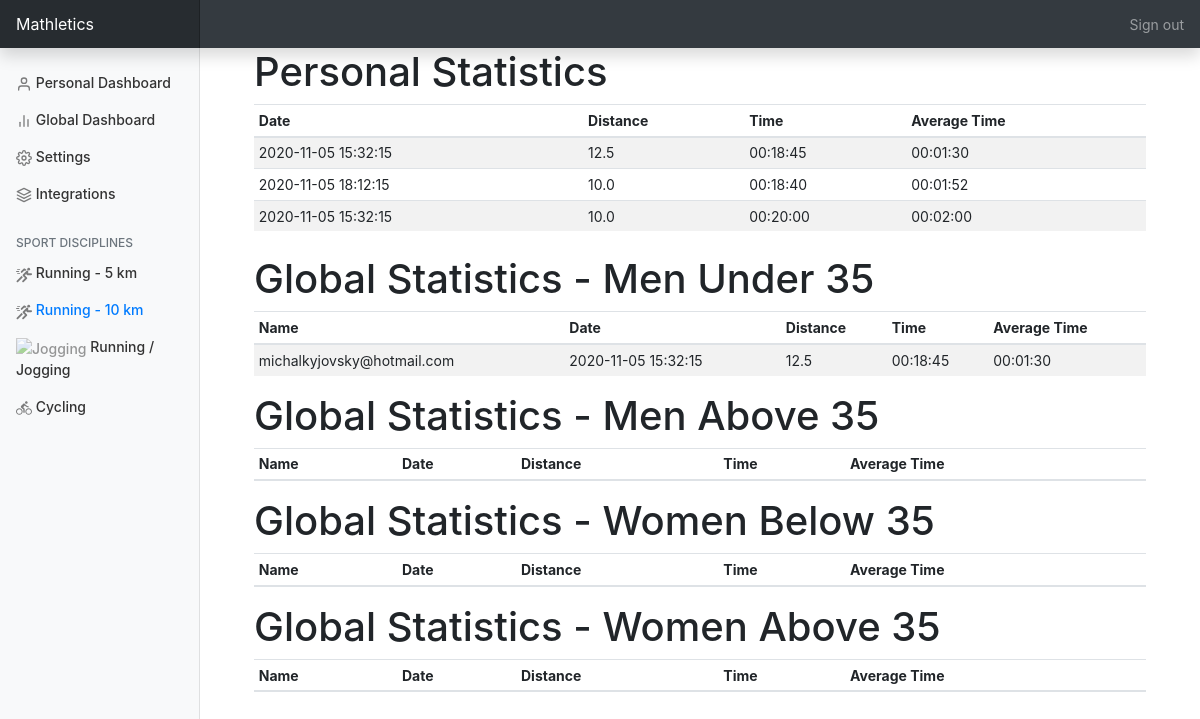
The page /running_10_km (signed in) on the database its author committed.
### mast/models.py (models this page shows, shortened)
class Activity(db.Model):
    id = db.Column(db.Integer, primary_key=True, autoincrement=True)
    datetime = db.Column(db.DateTime, nullable=False)
    distance = db.Column(db.Float, nullable=False)
    duration = db.Column(db.Time, nullable=False)
    average_duration_per_km = db.Column(db.Time, nullable=False)
    type = db.Column(db.Enum(ActivityType), nullable=False)
    user_id = db.Column(db.Integer, db.ForeignKey('user.id'), nullable=False)

class User(db.Model, UserMixin):
    id = db.Column(db.Integer, primary_key=True, autoincrement=True)
    email = db.Column(db.String(120), unique=True, nullable=False)
    password = db.Column(db.String(60), nullable=False)
    first_name = db.Column(db.String(20), nullable=False, default='')
    last_name = db.Column(db.String(50), nullable=False, default='')
    display_name = db.Column(db.String(50))
    sex = db.Column(db.Enum(Sex))
    age = db.Column(db.Enum(Age))
    anonymous = db.Column(db.Boolean, nullable=False, default=False)
    type = db.Column(db.Enum(UserType))
    uk_id = db.Column(db.String(10))
    verified = db.Column(db.Boolean, nullable=False, default=False)
    shirt_size = db.Column(db.String(100))
    competing = db.Column(db.Boolean, nullable=False, default=True)
    activities = db.relationship('Activity', backref='user', lazy=True)

### mast/views.py (the view)
@app.route('/running_10_km')
@login_required
def running_10_km():
    session = mast.queries.Queries()
    user_ten = session.get_best_run_activities_by_user(current_user.id, Competition.Run10km, 10)
    ten_runner_men_under = session.get_top_users_best_run(Competition.Run10km, Sex.Male, Age.Under35, 10)
    ten_runner_men_above = session.get_top_users_best_run(Competition.Run10km, Sex.Male, Age.Over35, 10)
    ten_runner_women_under = session.get_top_users_best_run(Competition.Run10km, Sex.Female, Age.Under35, 10)
    ten_runner_women_above = session.get_top_users_best_run(Competition.Run10km, Sex.Female, Age.Over35, 10)
    return render_template("running_10_km.html", title="Running-10", user_ten=user_ten,
                           ten_runner_men_above=ten_runner_men_above, ten_runner_men_under=ten_runner_men_under,
                           ten_runner_women_above=ten_runner_women_above, ten_runner_women_under=ten_runner_women_under)

### mast/models.py (called while the page is built)
@login_manager.user_loader
def load_user(user_id):
    return db.session.query(User).get(user_id)

### mast/queries.py (called while the page is built)
    def get_best_run_activities_by_user(self, user_id: int, competition: Competition, number: int):
        return db.session.query(Activity).\
            filter(Activity.user_id == user_id,
                   func.date(Activity.datetime) >= self.SEASON.start_date,
                   func.date(Activity.datetime) <= self.SEASON.end_date,
                   Activity.type == ActivityType.Run,
                   Activity.distance >= competition.value).\
            order_by(Activity.average_duration_per_km.asc()).\
            limit(number).\
            all()

### mast/templates/running_10_km.html (shortened to what this page needs)
{% extends "main_layout_template.html" %}
{% block content_page %}
    <div class="container mb-4">
        <div class="row-fluid">
            <div class="col-sm mb-4">
                <h1>Personal Statistics</h1>
                <table id="personalStats" class="display table table-striped table-sm">
                    <thead>
                    <tr>
                        <th>Date</th>
                        <th>Distance</th>
                        <th>Time</th>
                        <th>Average Time</th>
                    </tr>
                    </thead>
                    <tbody>
                    {% for item in user_ten %}
                        <tr>
                            <td>{{ item['datetime'] }}</td>
                            <td>{{ item['distance'] }}</td>
                            <td>{{ item['duration'] }}</td>
                            <td>{{ item['average_duration_per_km'] }}</td>
                        </tr>
                    {% endfor %}
                    </tbody>
                </table>
            </div>
            <div class="col-sm">
                <h1>Global Statistics - Men Under 35</h1>
                <table id="personalStats" class="display table table-striped table-sm">
                    <thead>
                    <tr>
                        <th>Name</th>
                        <th>Date</th>
                        <th>Distance</th>
                        <th>Time</th>
                        <th>Average Time</th>
                    </tr>
                    </thead>
                    <tbody>
                    {% for item in ten_runner_men_under %}
                        <tr>
                            <td>{{ item[0]['email'] }}</td>
                            <td>{{ item[1]['datetime'] }}</td>
                            <td>{{ item[1]['distance'] }}</td>
                            <td>{{ item[1]['duration'] }}</td>
                            <td>{{ item[1]['average_duration_per_km'] }}</td>
                        </tr>
                    {% endfor %}
                    </tbody>
                </table>
            </div>
            <div class="col-sm">
                <h1>Global Statistics - Men Above 35</h1>
                <table id="personalStats" class="display table table-striped table-sm">
                    <thead>
                    <tr>
                        <th>Name</th>
                        <th>Date</th>
                        <th>Distance</th>
                        <th>Time</th>
                        <th>Average Time</th>
                    </tr>
                    </thead>
                </table>
            </div>
            <div class="col-sm">
                <h1>Global Statistics - Women Below 35</h1>
                <table id="personalStats" class="display table table-striped table-sm">
                    <thead>
                    <tr>
                        <th>Name</th>
                        <th>Date</th>
                        <th>Distance</th>
                        <th>Time</th>
                        <th>Average Time</th>
                    </tr>
                    </thead>
                </table>
            </div>
            <div class="col-sm">
                <h1>Global Statistics - Women Above 35</h1>
                <table id="personalStats" class="display table table-striped table-sm">
                    <thead>
                    <tr>
                        <th>Name</th>
                        <th>Date</th>
                        <th>Distance</th>
                        <th>Time</th>
                        <th>Average Time</th>
                    </tr>
                    </thead>
                </table>
            </div>
        </div>
    </div>
{% endblock content_page %}

### mast/static/main_layout_template.css (style rules this page uses)
body { font-size: .875rem; }

### rows shown on the page
Activity: datetime "2020-11-05 15:32:15", distance "12.5", duration "00:18:45", average_duration_per_km "00:01:30"
Activity: datetime "2020-11-05 18:12:15", distance "10.0", duration "00:18:40", average_duration_per_km "00:01:52"
Activity: datetime "2020-11-05 15:32:15", distance "10.0", duration "00:20:00", average_duration_per_km "00:02:00"
User: email "michalkyjovsky@hotmail.com", datetime "2020-11-05 15:32:15", distance "12.5", duration "00:18:45", average_duration_per_km "00:01:30"
